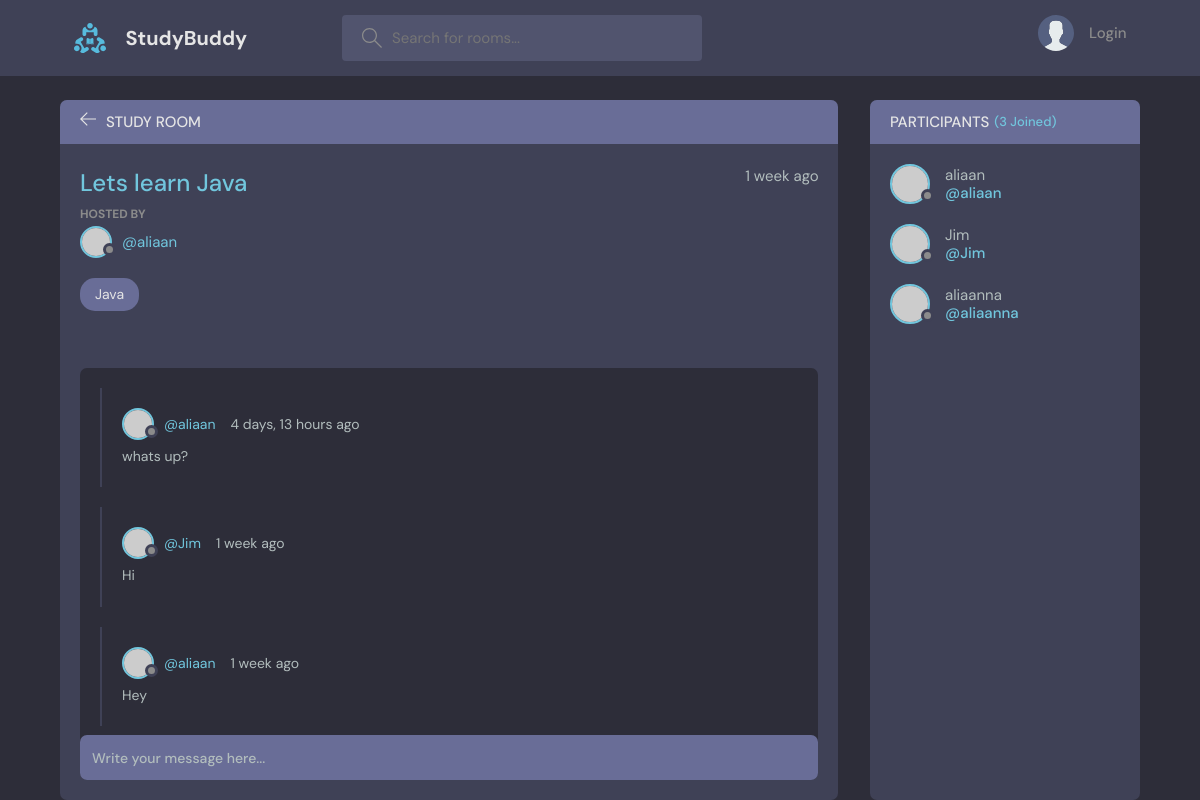
The page /room/1/ on the database its author committed.
### base/models.py (models this page shows, shortened)
class Room(models.Model):
    host = models.ForeignKey(User, on_delete=models.SET_NULL, null = True) # The actual user that is connected. Relationship to a host.
    topic = models.ForeignKey(Topic, on_delete=models.SET_NULL, null = True) # A topic can have multiple rooms, but a room can only have one topic.
    name = models.CharField(max_length = 200) # Name of the room.
    description = models.TextField(null = True, blank = True) # Description of room. Makes sure the values can be left blank.
    participants = models.ManyToManyField(User, related_name='participants', blank = True)  # Stores all the users active in a room. Creates a many to many relationship.
    updated = models.DateTimeField(auto_now = True) # Takes a snapshot of anytime the table (model instance) is updated. Takes a timestamp every time room is updated.
    created = models.DateTimeField(auto_now_add = True) # Takes a timestamp of when the instance was created.
    class Meta:
        ordering = ['-updated', '-created']

class Topic(models.Model):
    name = models.CharField(max_length = 200) # Name of the topic
    def __str__(self): # string representation of the topic
        return self.name

class Message(models.Model):
    user = models.ForeignKey(User, on_delete=models.CASCADE) # User that is sending the message. Import user model from the django library.
    room = models.ForeignKey(Room, on_delete=models.CASCADE) # When the parent (room) is deleted, the children (messages) are also deleted.
    body = models.TextField() # the actual message
    updated = models.DateTimeField(auto_now = True) # Takes a snapshot of anytime the table (model instance) is updated. Takes a timestamp every time room is updated.
    created = models.DateTimeField(auto_now_add = True) # Takes a timestamp of when the instance was created.
    class Meta:
        ordering = ['-updated', '-created']

### base/views.py (the view, shortened to what this page needs)
# urls.py: path("room/<str:pk>/", views.room, name = "room"),
def room(request, pk):
    room = Room.objects.get(id=pk)
    room_messages = room.message_set.all()
    participants = room.participants.all()
    context = {"room" : room, "room_messages" : room_messages, "participants" : participants}
    return render(request, "base/room.html", context)

### base/templates/base/room.html (shortened to what this page needs)
{% extends "main.html" %}
{% block content %}
    <main class="profile-page layout layout--2">
      <div class="container">
        <div class="room">
          <div class="room__top">
            <div class="room__topLeft">
              <a href="{% url 'home' %}">
                <svg version="1.1" xmlns="http://www.w3.org/2000/svg" width="32" height="32" viewBox="0 0 32 32">
                  <title>arrow-left</title>
                  <path
                    d="M13.723 2.286l-13.723 13.714 13.719 13.714 1.616-1.611-10.96-10.96h27.625v-2.286h-27.625l10.965-10.965-1.616-1.607z"
                  ></path>
                </svg>
              </a>
              <h3>Study Room</h3>
            </div>
          </div>
          <div class="room__box scroll">
            <div class="room__header scroll">
              <div class="room__info">
                <h3>{{room.name}}</h3>
                <span>{{room.created|timesince}} ago</span>
              </div>
              <div class="room__hosted">
                <p>Hosted By</p>
                <a href="{% url 'user-profile' room.host.id %}" class="room__author">
                  <div class="avatar avatar--small">
                    <img src="https://randomuser.me/api/portraits/men/37.jpg" />
                  </div>
                  <span>@{{room.host.username}}</span>
                </a>
              </div>
              <span class="room__topics">{{room.topic}}</span>
            </div>
            <div class="room__conversation">
              <div class="threads scroll">
                {% for message in room_messages %}
                <div class="thread">
                  <div class="thread__top">
                    <div class="thread__author">
                      <a href="{% url 'user-profile' message.user.id %}" class="thread__authorInfo">
                        <div class="avatar avatar--small">
                          <img src="https://randomuser.me/api/portraits/men/37.jpg" />
                        </div>
                        <span>@{{message.user.username}}</span>
                      </a>
                      <span class="thread__date">{{message.created|timesince}} ago</span>
                    </div>
                  </div>
                  <div class="thread__details">
                    {{message.body}}
                  </div>
                </div>
                {% endfor %}
              </div>
            </div>
          </div>
          <div class="room__message">
            <form action="#"><input name="" placeholder="Write your message here..." /></form>
          </div>
        </div>
        <div class="participants">
          <h3 class="participants__top">Participants <span>({{participants.count}} Joined)</span></h3>
          <div class="participants__list scroll">
            {% for user in participants %}
            <a href="{% url 'user-profile' user.id %}" class="participant">
              <div class="avatar avatar--medium">
                <img src="https://randomuser.me/api/portraits/men/37.jpg" />
              </div>
              <p>
                {{user.username}}
                <span>@{{user.username}}</span>
              </p>
            </a>
            {% endfor %}
          </div>
        </div>
      </div>
    </main>
{% endblock content %}

### rows shown on the page
Room: name "Lets learn Java", created "1 week", host.username "aliaan", topic "Java"
Message: user.username "aliaan", created "4 days, 13 hours", body "whats up?"
Message: user.username "Jim", created "1 week", body "Hi"
Message: user.username "aliaan", created "1 week", body "Hey"

### other values the page prints
{{ participants.count }} "3"
{{ user.username }} "aliaan"
{{ user.username }} "Jim"
{{ user.username }} "aliaanna"
